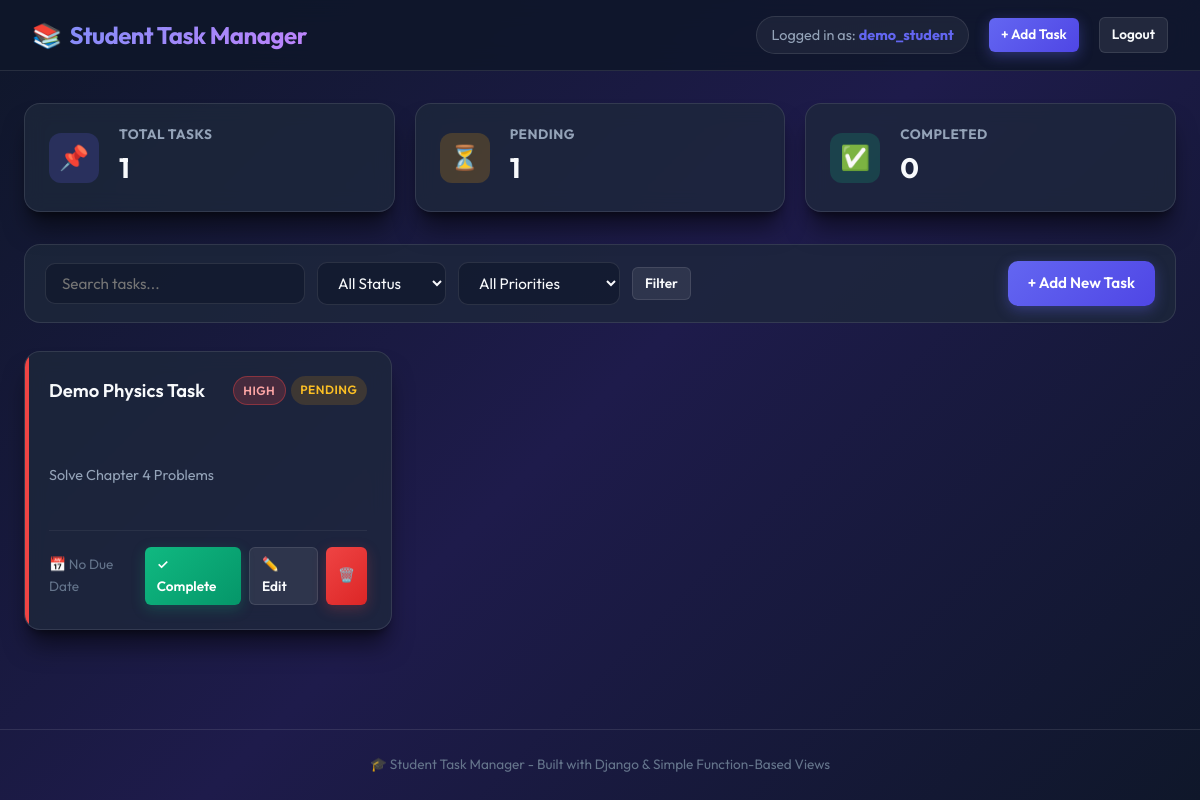
The app's page / (signed in) with its own data.
### tasks/models.py (models this page shows, shortened)
class Task(models.Model):
    PRIORITY_CHOICES = [
        ('High', 'High'),
        ('Medium', 'Medium'),
        ('Low', 'Low'),
    ]
    STATUS_CHOICES = [
        ('Pending', 'Pending'),
        ('Completed', 'Completed'),
    ]
    user = models.ForeignKey(User, on_delete=models.CASCADE, related_name='tasks')
    title = models.CharField(max_length=200)
    description = models.TextField(blank=True, null=True)
    priority = models.CharField(max_length=10, choices=PRIORITY_CHOICES, default='Medium')
    due_date = models.DateField(blank=True, null=True)
    status = models.CharField(max_length=10, choices=STATUS_CHOICES, default='Pending')
    created_at = models.DateTimeField(auto_now_add=True)
    class Meta:
        ordering = ['-created_at']

### tasks/views.py (the view)
# urls.py: path('', views.task_list, name='task_list'),
@login_required
def task_list(request):
    user_tasks = Task.objects.filter(user=request.user)
    status_filter = request.GET.get('status', '')
    priority_filter = request.GET.get('priority', '')
    search_query = request.GET.get('search', '')
    if status_filter in ['Pending', 'Completed']:
        user_tasks = user_tasks.filter(status=status_filter)
    if priority_filter in ['High', 'Medium', 'Low']:
        user_tasks = user_tasks.filter(priority=priority_filter)
    if search_query:
        user_tasks = user_tasks.filter(
            Q(title__icontains=search_query) | Q(description__icontains=search_query)
        )
    all_user_tasks = Task.objects.filter(user=request.user)
    total_count = all_user_tasks.count()
    pending_count = all_user_tasks.filter(status='Pending').count()
    completed_count = all_user_tasks.filter(status='Completed').count()
    context = {
        'tasks': user_tasks,
        'total_count': total_count,
        'pending_count': pending_count,
        'completed_count': completed_count,
        'current_status': status_filter,
        'current_priority': priority_filter,
        'search_query': search_query,
    }
    return render(request, 'tasks/task_list.html', context)

### tasks/templates/tasks/task_list.html (shortened to what this page needs)
{% extends 'tasks/base.html' %}
{% block content %}
<div class="stats-grid">
    <div class="stat-card stat-total">
        <div class="stat-icon">📌</div>
        <div class="stat-info">
            <h4>Total Tasks</h4>
            <p>{{ total_count }}</p>
        </div>
    </div>
    <div class="stat-card stat-pending">
        <div class="stat-icon">⏳</div>
        <div class="stat-info">
            <h4>Pending</h4>
            <p>{{ pending_count }}</p>
        </div>
    </div>
    <div class="stat-card stat-completed">
        <div class="stat-icon">✅</div>
        <div class="stat-info">
            <h4>Completed</h4>
            <p>{{ completed_count }}</p>
        </div>
    </div>
</div>
<div class="actions-bar">
    <form method="GET" action="{% url 'task_list' %}" class="filter-form">
        <input type="text" name="search" class="form-control" placeholder="Search tasks..." value="{{ search_query }}">
        <select name="status" class="form-control select-control" onchange="this.form.submit()">
            <option value="">All Status</option>
        </select>
        <select name="priority" class="form-control select-control" onchange="this.form.submit()">
            <option value="">All Priorities</option>
        </select>
        <button type="submit" class="btn btn-secondary btn-sm">Filter</button>
    </form>
    <a href="{% url 'task_create' %}" class="btn btn-primary">
        + Add New Task
    </a>
</div>
<div class="tasks-grid">
    {% for task in tasks %}
        <div class="task-card priority-{{ task.priority }} status-{{ task.status }}">
            <div>
                <div class="task-header">
                    <h3 class="task-title">{{ task.title }}</h3>
                    <div style="display: flex; gap: 0.3rem;">
                        <span class="badge badge-{{ task.priority|lower }}">
                            {{ task.priority }}
                        </span>
                        <span class="badge badge-{{ task.status|lower }}">
                            {{ task.status }}
                        </span>
                    </div>
                </div>
                <p class="task-desc">
                    {% if task.description %}
                        {{ task.description }}
                    {% else %}
                        <em style="color: var(--text-dim);">No description provided.</em>
                    {% endif %}
                </p>
            </div>
            <div class="task-footer">
                <div class="due-date">
                    📅 {% if task.due_date %}{{ task.due_date }}{% else %}No Due Date{% endif %}
                </div>
                <div class="task-actions">
                    <a href="{% url 'task_toggle_status' task.id %}" class="btn btn-sm {% if task.status == 'Pending' %}btn-success{% else %}btn-secondary{% endif %}" title="Toggle Complete">
                        {% if task.status == 'Pending' %}✓ Complete{% else %}↺ Reopen{% endif %}
                    </a>
                    <a href="{% url 'task_update' task.id %}" class="btn btn-secondary btn-sm" title="Edit Task">
                        ✏️ Edit
                    </a>
                    <a href="{% url 'task_delete' task.id %}" class="btn btn-danger btn-sm" title="Delete Task">
                        🗑️
                    </a>
                </div>
            </div>
        </div>
    {% endfor %}
</div>
{% endblock %}

### tasks/templates/tasks/base.html (shortened to what this page needs)
{% load static %}
<!DOCTYPE html>
<html lang="en">
<head>
    <link rel="stylesheet" href="{% static 'tasks/style.css' %}">
</head>
<body>
    <nav class="navbar">
        <div class="navbar-container">
            <a href="{% url 'task_list' %}" class="navbar-brand">
                📚 <span>Student Task Manager</span>
            </a>
            <ul class="nav-links">
                {% if user.is_authenticated %}
                    <li class="user-badge">
                        Logged in as: <strong>{{ user.username }}</strong>
                    </li>
                    <li>
                        <a href="{% url 'task_create' %}" class="btn btn-primary btn-sm">+ Add Task</a>
                    </li>
                    <li>
                        <a href="{% url 'logout' %}" class="btn btn-secondary btn-sm">Logout</a>
                    </li>
                {% endif %}
            </ul>
        </div>
    </nav>
    <main class="main-container">
        {% block content %}
        {% endblock %}
    </main>
    <footer class="footer">
        <p>🎓 Student Task Manager - Built with Django & Simple Function-Based Views</p>
    </footer>
</body>
</html>

### records on screen
Task: title "Demo Physics Task", priority "HIGH", status "PENDING", description "Solve Chapter 4 Problems", shows "No Due Date", shows "✓ Complete"

### other values on screen
{{ user.username }} "demo_student"
{{ total_count }} "1"
{{ pending_count }} "1"
{{ completed_count }} "0"
